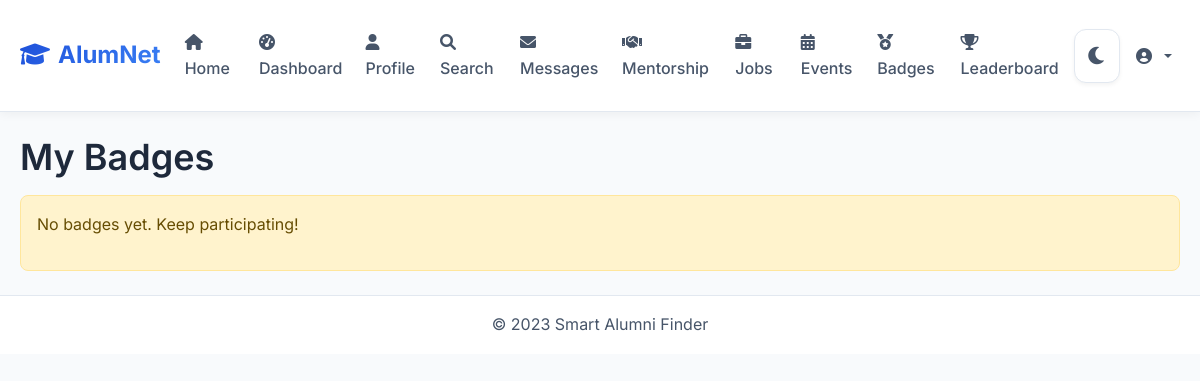
The app's page /badges (signed in), older data.
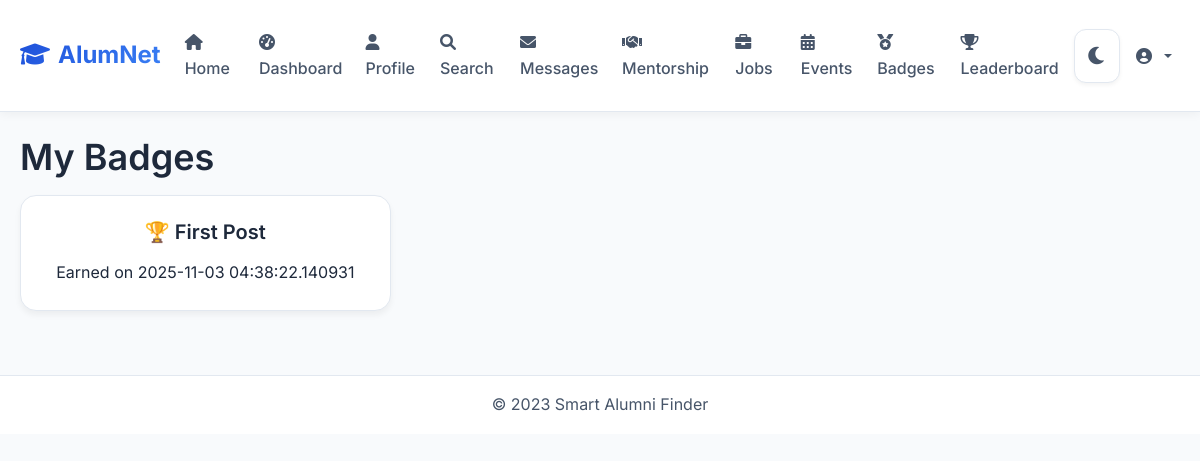
The same page, newer data.
### models.py (models this page shows)
class Badge(db.Model):
    id = db.Column(db.Integer, primary_key=True)
    user_id = db.Column(db.Integer, db.ForeignKey('user.id'), nullable=False)
    badge_type = db.Column(db.String(50), nullable=False)
    earned_date = db.Column(db.DateTime, default=datetime.utcnow)
    user = db.relationship('User', backref=db.backref('badges', lazy=True))

### app.py (the view)
@app.route('/badges')
def badges():
    if 'user_id' not in session:
        return redirect(url_for('login'))
    user_badges = Badge.query.filter_by(user_id=session['user_id']).all()
    return render_template('badges.html', badges=user_badges)

### templates/badges.html (shortened to what this page needs)
{% extends "base.html" %}
{% block content %}
<h1>My Badges</h1>
{% if badges %}
<div class="row">
    {% for badge in badges %}
    <div class="col-md-4 mb-3">
        <div class="card text-center">
            <div class="card-body">
                <h5 class="card-title">🏆 {{ badge.badge_type }}</h5>
                <p class="card-text">Earned on {{ badge.earned_date }}</p>
            </div>
        </div>
    </div>
    {% endfor %}
</div>
{% else %}
<div class="alert alert-warning">
    <p>No badges yet. Keep participating!</p>
</div>
{% endif %}
{% endblock %}

### templates/base.html (shortened to what this page needs)
<!DOCTYPE html>
<html lang="en">
<head>
    <link href="https://cdn.jsdelivr.net/npm/bootstrap@5.3.3/dist/css/bootstrap.min.css" rel="stylesheet">
    <link rel="stylesheet" href="{{ url_for('static', filename='css/style.css') }}">
</head>
<body>
    <header>
        <nav class="navbar navbar-expand-lg">
            <div class="container">
                <a class="navbar-brand" href="{{ url_for('index') }}">
                    <i class="fas fa-graduation-cap me-2"></i>AlumNet
                </a>
                <div class="collapse navbar-collapse" id="navbarNav">
                    <ul class="navbar-nav me-auto">
                        <li class="nav-item"><a class="nav-link" href="{{ url_for('index') }}"><i class="fas fa-home me-1"></i>Home</a></li>
                        {% if session.user_id %}
                            <li class="nav-item"><a class="nav-link" href="{{ url_for('dashboard') }}"><i class="fas fa-tachometer-alt me-1"></i>Dashboard</a></li>
                            <li class="nav-item"><a class="nav-link" href="{{ url_for('profile') }}"><i class="fas fa-user me-1"></i>Profile</a></li>
                            <li class="nav-item"><a class="nav-link" href="{{ url_for('search') }}"><i class="fas fa-search me-1"></i>Search</a></li>
                            <li class="nav-item"><a class="nav-link" href="{{ url_for('messages') }}"><i class="fas fa-envelope me-1"></i>Messages</a></li>
                            <li class="nav-item"><a class="nav-link" href="{{ url_for('mentorship') }}"><i class="fas fa-handshake me-1"></i>Mentorship</a></li>
                            <li class="nav-item"><a class="nav-link" href="{{ url_for('jobs') }}"><i class="fas fa-briefcase me-1"></i>Jobs</a></li>
                            <li class="nav-item"><a class="nav-link" href="{{ url_for('events') }}"><i class="fas fa-calendar-alt me-1"></i>Events</a></li>
                            <li class="nav-item"><a class="nav-link" href="{{ url_for('badges') }}"><i class="fas fa-medal me-1"></i>Badges</a></li>
                            <li class="nav-item"><a class="nav-link" href="{{ url_for('leaderboard') }}"><i class="fas fa-trophy me-1"></i>Leaderboard</a></li>
                        {% endif %}
                    </ul>
                    <ul class="navbar-nav ms-auto align-items-center">
                        <li class="nav-item">
                            <button class="theme-toggle me-2" id="theme-toggle" aria-label="Toggle theme">
                                <i class="fas fa-moon"></i>
                            </button>
                        </li>
                        {% if session.user_id %}
                            <li class="nav-item dropdown">
                                <a class="nav-link dropdown-toggle d-flex align-items-center" href="#" id="userDropdown" role="button" data-bs-toggle="dropdown">
                                    <i class="fas fa-user-circle me-2"></i>{{ session.username }}
                                </a>
                            </li>
                        {% else %}
                            <li class="nav-item"><a class="nav-link" href="{{ url_for('login') }}"><i class="fas fa-sign-in-alt me-1"></i>Login</a></li>
                            <li class="nav-item"><a class="btn btn-primary ms-2" href="{{ url_for('register') }}"><i class="fas fa-user-plus me-1"></i>Register</a></li>
                        {% endif %}
                    </ul>
                </div>
            </div>
        </nav>
    </header>
    <main class="container mt-4">
        {% block content %}{% endblock %}
    </main>
    <footer class="text-center py-3 mt-4">
        <p class="mb-0">&copy; 2023 Smart Alumni Finder</p>
    </footer>
</body>
</html>

### static/css/style.css (style rules this page uses)
:root { --primary-light: #1d4ed8; --primary-dark: #3b82f6; --accent-light: #7c3aed; --accent-dark: #a78bfa; --success-light: #059669; --success-dark: #10b981; --error-light: #dc2626; --error-dark: #ef4444; --background: #f8fafc; --surface: #ffffff; --surface-hover: #f1f5f9; --text-primary: #1e293b; --text-secondary: #475569; --text-muted: #64748b; --border: #e2e8f0; --border-hover: #cbd5e1; --shadow: rgba(0, 0, 0, 0.05); --shadow-hover: rgba(0, 0, 0, 0.1); --gradient-primary: linear-gradient(135deg, #1d4ed8, #3b82f6); --gradient-accent: linear-gradient(135deg, #7c3aed, #a78bfa); }
* { box-sizing: border-box; }
body { background: var(--background); color: var(--text-primary); font-family: 'Inter', -apple-system, BlinkMacSystemFont, 'Segoe UI', Roboto, sans-serif; line-height: 1.6; margin: 0; min-height: 100vh; transition: background-color 0.3s ease, color 0.3s ease; }
.container { max-width: 1200px; margin: 0 auto; padding: 0 24px; }
h1, h2, h3, h4, h5, h6 { font-weight: 600; line-height: 1.2; margin: 0 0 16px 0; }
h1 { font-size: 2.25rem; }
p { margin: 0 0 16px 0; }
.card { background: var(--surface); border: 1px solid var(--border); border-radius: 16px; box-shadow: 0 4px 6px var(--shadow); transition: all 0.3s ease; margin-bottom: 24px; overflow: hidden; }
.card-body { padding: 24px; }
.card-title { color: var(--text-primary); margin-bottom: 16px; }
.navbar { background: var(--surface); border-bottom: 1px solid var(--border); padding: 20px 0; backdrop-filter: blur(10px); box-shadow: 0 2px 10px var(--shadow); }
.navbar-brand { color: var(--primary-light); font-weight: 700; font-size: 1.5rem; text-decoration: none; background: var(--gradient-primary); -webkit-background-clip: text; -webkit-text-fill-color: transparent; background-clip: text; }
.nav-link { color: var(--text-secondary); text-decoration: none; padding: 10px 20px; border-radius: 10px; transition: all 0.3s ease; font-weight: 500; }
.row { display: flex; flex-wrap: wrap; margin: 0 -12px; }
.col-md-8, .col-md-4 { padding: 0 12px; }
.col-md-4 { flex: 0 0 33.333333%; max-width: 33.333333%; }
@media (max-width: 1200px) { .container { max-width: 100%; padding: 0 20px; } }
footer { background: var(--surface); border-top: 1px solid var(--border); padding: 24px 0; text-align: center; color: var(--text-secondary); }
.theme-toggle { background: var(--surface); border: 1px solid var(--border); color: var(--text-secondary); cursor: pointer; font-size: 1.25rem; padding: 10px 12px; border-radius: 12px; transition: all 0.3s ease; box-shadow: 0 2px 4px var(--shadow); }
.text-center { text-align: center; }
.mb-3 { margin-bottom: 16px; }
.mt-4 { margin-top: 24px; }
.d-flex { display: flex; }
.align-items-center { align-items: center; }
.card-text, .message-content, .job-description, .event-description, .post-content { color: var(--text-primary) !important; }

Row changes from the older to the newer data that the page shows:
added Badge: badge_type "First Post", earned_date "2025-11-03 04:38:22.140931"
Text that changed along with them:
text no longer shown: "No badges yet. Keep participating!"
